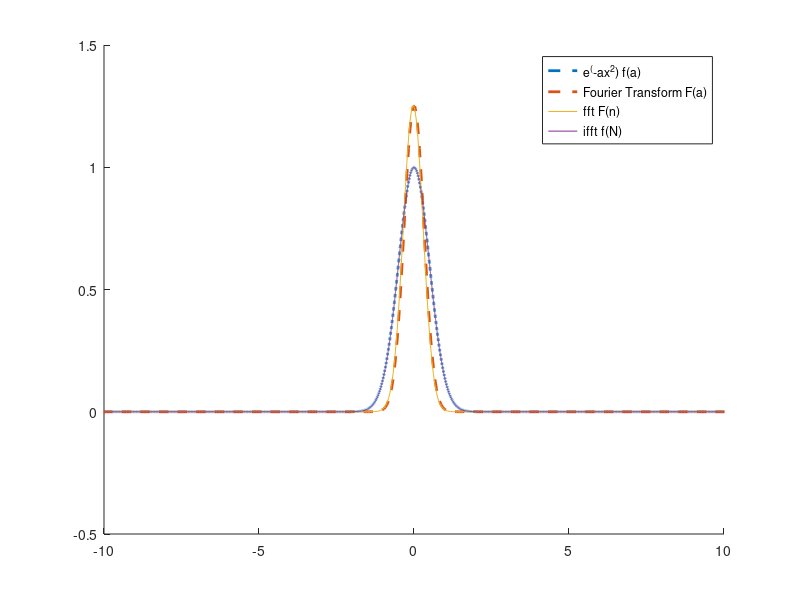
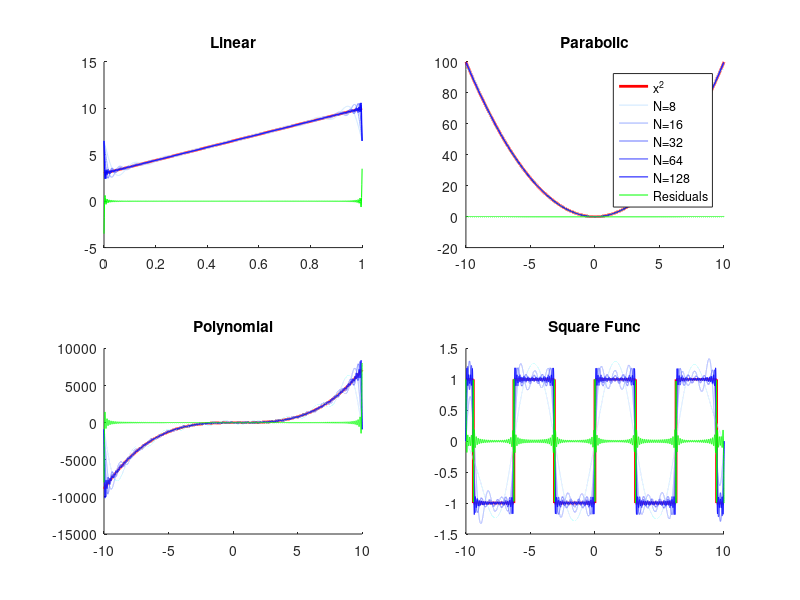

These charts were generated, in order, by the following MATLAB code:
a = -10;
b = 10;
dt = 0.001;
x = a:dt:b;
N = length(x);
L = 2*b;
xi = (-N/2:N/2-1)*(1/(N*dt));
alpha = 2;

%% Fourier Transform of Gaussian by analytical and numerical 
f_hat = fftshift(fft(ifftshift(exp(-alpha*(x.^2)))))*dt;
f_inv_hat = fftshift(ifft(ifftshift(sqrt(pi/alpha) * exp(-((pi * xi).^2) / alpha))))/(dt);

figure(1)
hold on
plot(x,exp(-alpha*(x.^2)),"--","DisplayName","e^(-ax^2) f(a)","LineWidth",2)
plot(xi, sqrt(pi/alpha) * exp(-((pi * xi).^2) / alpha),"--","DisplayName", "Fourier Transform F(a)","LineWidth",2)
plot(xi,real(f_hat),"DisplayName","fft F(n)")
plot(x,real(f_inv_hat),"DisplayName","ifft f(N)")
xlim([a,b])
legend()
hold off

%% Fourier Transform of a function numerical


function F = fourier(f,x,a,b,N)
    A0 = 1/(b-a) * integral(f,a,b);
    trig_sum = 0;
    for n = 1:N
        An = (2/(b-a)) * quadgk(@(x) f(x) .* cos((2*pi*n*x)/(b-a)),a,b);
        Bn = (2/(b-a)) * quadgk(@(x) f(x) .* sin((2*pi*n*x)/(b-a)),a,b);
        trig_sum = trig_sum + An*cos((2*pi*n*x)/(b - a)) + Bn*sin((2*pi*n*x)/(b - a));
    end
    F = A0 + trig_sum;
end

function Res = residuals(F,f)
       Res = f - F;
end

% Linear Function
a = 0; b = 1;
dt = 0.001;
x = a:dt:b;
f_line = @(x) 7*x+3;

Ns = [8,16,32,64,128];

figure(2)
subplot(2,2,1)
hold on
colors = [linspace(0.8, 0, length(Ns))', linspace(0.9, 0, length(Ns))', ones(length(Ns), 1)];
plot(x,f_line(x),"DisplayName","7x+3","Color","red","LineWidth",2)
for i = 1:length(Ns)
    Fx_line = fourier(f_line,x,a,b,Ns(i));
    plot(x,Fx_line,"DisplayName",sprintf("N=%d",Ns(i)),"Color",colors(i,:))
end
plot(x,residuals(Fx_line,f_line(x)),"DisplayName","Residuals","Color","green")
title("Linear")
hold off

% Parabolic Function
a = -10; b = 10;
dt = 0.001;
x = a:dt:b;
f_parab = @(x) x.^2;
Ns = [8,16,32,64,128];

subplot(2,2,2)
hold on
colors = [linspace(0.8, 0, length(Ns))', linspace(0.9, 0, length(Ns))', ones(length(Ns), 1)];
plot(x,f_parab(x),"DisplayName","x^2","Color","red","LineWidth",2)
for i = 1:length(Ns)
    F_parab = fourier(f_parab,x,a,b,Ns(i));
    plot(x,F_parab,"DisplayName",sprintf("N=%d",Ns(i)),"Color",colors(i,:))
end
plot(x,residuals(F_parab,f_parab(x)),"DisplayName","Residuals","Color","green")
title("Parabolic")
legend show
hold off

% Polynomial
a = -10; b = 10;
dt = 0.001;
x = a:dt:b;
f_quad = @(x) 8*x.^3 -9*x.^2+3*x;
Ns = [8,16,32,64,128];

subplot(2,2,3)
hold on
colors = [linspace(0.8, 0, length(Ns))', linspace(0.9, 0, length(Ns))', ones(length(Ns), 1)];
plot(x,f_quad(x),"DisplayName","x^2","Color","red","LineWidth",2)
for i = 1:length(Ns)
    Fx_poly = fourier(f_quad,x,a,b,Ns(i));
    plot(x,Fx_poly,"DisplayName",sprintf("N=%d",Ns(i)),"Color",colors(i,:))
end
plot(x,residuals(Fx_poly,f_quad(x)),"DisplayName","Residuals","Color","green")
title("Polynomial")
hold off


% Square Function
a = -10; b = 10;
dt = 0.001;
x = a:dt:b;
f_square = @(x) square(x);
Ns = [8,16,32,64,128];

subplot(2,2,4)
hold on
colors = [linspace(0.8, 0, length(Ns))', linspace(0.9, 0, length(Ns))', ones(length(Ns), 1)];
plot(x,f_square(x),"DisplayName","x^2","Color","red","LineWidth",2)
for i = 1:length(Ns)
    Fx_square = fourier(f_square,x,a,b,Ns(i));
    plot(x,Fx_square,"DisplayName",sprintf("N=%d",Ns(i)),"Color",colors(i,:))
end
plot(x,residuals(Fx_square,f_square(x)),"DisplayName","Residuals","Color","green")
title("Square Func")
hold off

